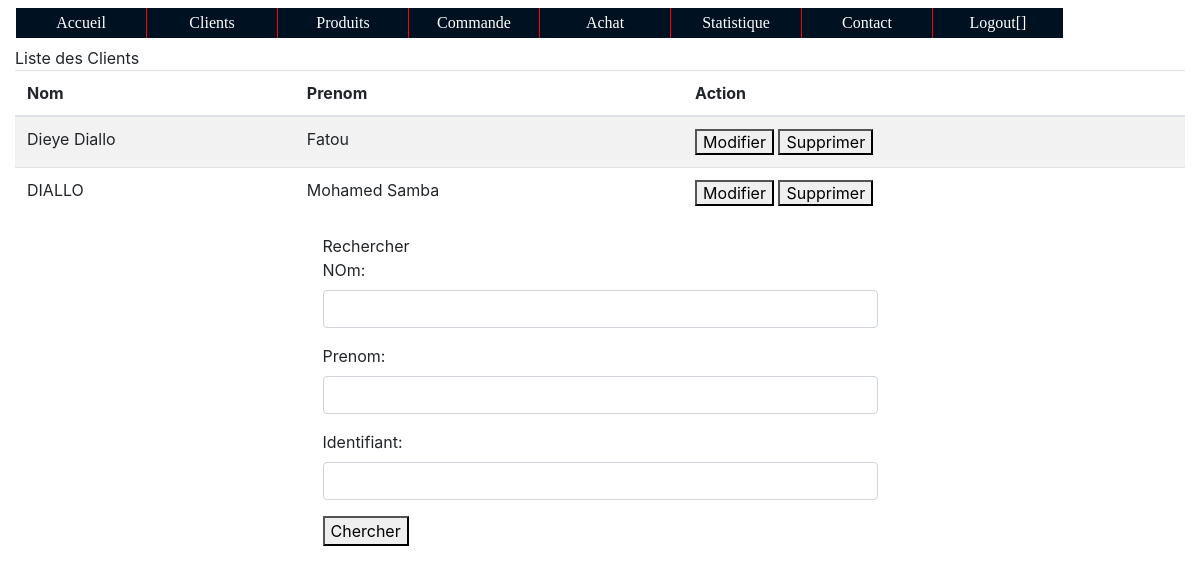
Page /client.php (signed in) on the committed database.
### tables this page shows
CREATE TABLE `client` (
  `IDCLIENT` int(11) NOT NULL,
  `NOM` char(25) NOT NULL,
  `PRENOM` char(25) NOT NULL
);

### Database.php (called while the page is built, shortened)
<?php
class Database {
	private static $PDO;
	 private static $server='localhost';
     public static $loginBdd ='root' ;
     private static $passwordPasseBdd='Msd02011995';
     private static $dataBase='gesvente';
	 private static $driver = "mysql";
     private static $char_set = "utf8";
	public function __construct() {
		self::connect();
	}
	public function connect() {
		$driver = strtoupper(self::$driver);
		switch ($driver) {
			case 'MYSQL':
				try {
					self::$PDO = new PDO('mysql:host=' . self::$server . ';dbname=' . self::$dataBase, self::$loginBdd, self::$passwordPasseBdd);
					self::$PDO->query('SET NAMES ' . self::$char_set);
					} catch (PDOException $exception) {
						die($exception->getMessage());
					}
				return self::$PDO;
			break;
		}
	}
     public function query($statement) {
		return self::$PDO->query($statement);
	}
}

### classeClient.php (called while the page is built, shortened)
<?php
 require_once("Database.php");
class Client {
   private static $base ;
	public function __construct($idclient,$nom,$prenom) {
		$this->idclient=$idclient;
		$this->nom=$nom;
		$this->prenom=$prenom;
	}
	static function findAll(){
	  self::$base=new Database();
	  return self::populate(self::$base->query("select * from `client`"));
	}
	static function populate($resutset){
	    $clients=array();
		$i=0;
	  foreach ($resutset as $row) {
				$clients[$i]=new Client($row['IDCLIENT'],$row['NOM'],$row['PRENOM']);
			$i++;
        }
		self::$base =null;
		return $clients;
	}
}
?>

### client.php (the view, shortened to what this page needs)
<?php
if(isset($_SESSION['login']) AND isset($_SESSION['prenom'])){
	require_once 'classeClient.php';
	?>
		<html>
		<head>
			<head>
<link rel="stylesheet" type="text/css" href="css/bootstrap.min.css"/>
<link rel="stylesheet" type="text/css" href="mystyle.css"/>
		</head>
		<body>
			<?php
  require_once("entete.php");?>
  <div class="col-md-12 col-xs-12 spacer mytable">
  <div class="panel panel-info spacer">
  <div class="panel-heading">Liste des Clients</div>
  <div class="panel-body">
    <table class="table table-striped">
  <thead>
  <tr>
  <th>Nom</th><th>  Prenom</th><th>Action</th><th></th>
  </tr>
  </thead>
					<?php
						if(isset($_GET['idclient'])){
							$idclient = $_GET['idclient'];
							$client = Client::findBykey($idclient);
							if($client->nom!=null or $client->prenom!=null){
								echo "<tr><td>".$client->nom."</td><td>".
								$client->prenom.
								"</td><td colspan='2'><a href='modificationClient.php?idclient=$idclient'><button>Modifier</button></a>
								<a href='traitementSuppressionClient.php?idclient=$idclient'><button>Supprimer</button></a></td></tr>";
							}
						}else{
							$clients = Client::findAll();
							foreach($clients as $client){
								$idclient = $client->idclient;
								$nom = $client->nom;
								$prenom = $client->prenom;
							echo "<tr><td>".$nom."</td><td>".
							$prenom.
							"</td><td colspan='2'><a href='modificationClient.php?idclient=$idclient'><button>Modifier</button></a>
							<a href='traitementSuppressionClient.php?idclient=$idclient'><button>Supprimer</button></a></td></tr>";
						}
						}
					?>
			</table>
			</div>
			<div id="d2">
				<div class="container spacer col-md-6 col-xs-12 col-md-offset-3">
	<div class="panel panel-default">
	<div class="panel-heading">Rechercher</div>
	<div class="panel-body">
				<form method="post" action="traitementRechercheClient.php">
					<div class="form-group">
				<label class="control-label">NOm:</label>
				<input name="nom" type="text"  class="form-control"/>
			</div>
			<div class="form-group">
				<label class="control-label">Prenom:</label>
				<input name="prenom" type="text"  class="form-control"/>
			</div>
			<div class="form-group">
				<label class="control-label">Identifiant:</label>
				<input name="idclient" type="text"  class="form-control"/>
			</div>
			<div>
				<button type="submit">
					Chercher</button> </div>
				</form>
			</div>
		</body>
	</html>
		<?php
}else{
	header("Location:ConnexionInscription.php?");
}
?>

### mystyle.css (style rules this page uses)
.spacer { margin-top: 40px; }

### rows in the picture
client: NOM "Dieye Diallo", PRENOM "Fatou"
client: NOM "DIALLO", PRENOM "Mohamed Samba"
